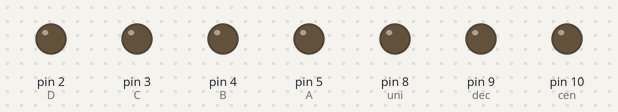
Bench run of a sketch on a simulated Arduino Uno, built with avr-gcc and run on an emulated ATmega328P. Shown: output pins drawn as LEDs (lit = HIGH).

Above: at 0.1 s.
At 5.05 s:
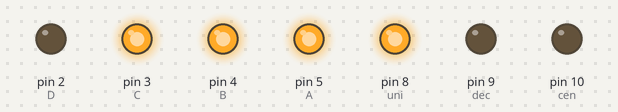
At 9.95 s:
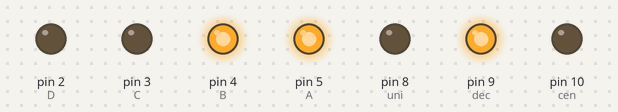
At 19.96 s:
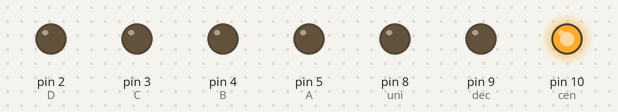
At 29.96 s:
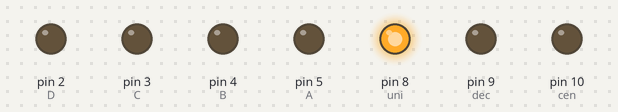
At 39.87 s:
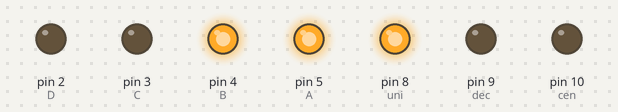
Timing chart, 0 to 40.0 s (numbered marks = the images above):
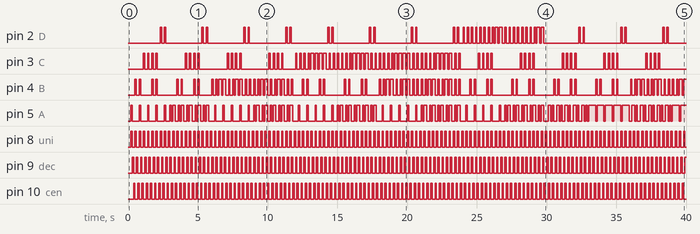

Measured:
- by itself, pin 2 (D): LOW → HIGH at 2.3 s, → LOW 0.10 s later, → HIGH 0.20 s later, → LOW 0.10 s later, … (84 changes in this stretch)
- by itself, pin 3 (C): LOW → HIGH at 1.1 s, → LOW 0.10 s later, → HIGH 0.20 s later, → LOW 0.10 s later, … (152 changes in this stretch)
- by itself, pin 4 (B): LOW → HIGH at 0.50 s, → LOW 0.10 s later, → HIGH 0.20 s later, → LOW 0.10 s later, … (171 changes in this stretch)
- by itself, pin 5 (A): LOW → HIGH at 0.20 s, → LOW 0.10 s later, → HIGH 0.50 s later, → LOW 0.10 s later, … (203 changes in this stretch)
- by itself, pin 8 (uni), pin 9 (dec), pin 10 (cen): alternates HIGH for 0.10 s and LOW for 0.20 s

The sketch:

Display7Segmentos.ino
```cpp
/*
 *      Universidad Técnica del Norte
 *              Fica-CIERCOM
 *       Sistemas Microprocesados
 *
 * Juan Carlos Tapia
 * Display 7 segmentos
 * Estimados estudiantes realizar un sistema que permita contar de forma automática
 *(sin pulsador, el sistema inicia y empieza a contar sin necesidad de una actividad del usuario)...
 * .. Del 1 al 200 mediante la multiplexación de displays.
 *
 *
 */
int A=5;
int B=4;
int C=3;
int D=2;
int i=0;
int dec=9;
int uni=8;
int cen=10;
int decenas;
int unidades;
int centenas;

void setup() {
  pinMode(A,OUTPUT);
  pinMode(B,OUTPUT);
  pinMode(C,OUTPUT);
  pinMode(D,OUTPUT);
  pinMode(dec,OUTPUT);
  pinMode(uni,OUTPUT);
  pinMode(cen,OUTPUT);
  delay(200);

}

void loop() {

    if(i<200){
      i++;
      centenas= (i% 1000)/100;      // Aplica el razonamiento de la decena pero en un x10 mayor. (Intente solo i/100 pero me saltaba un error al llegar a los cientos)
      decenas= (i % 100)/10;       // El i % 100 nos devuelve la unidad y decena, por lo cual el /10 nos devuelve solo el entero de la decena.
      unidades= i % 10;           // Nos devuelv el entero de dividir por 10, osea la unidad.

    }
   else{
      i=0;
      unidades=0;
      decenas=0;
      centenas=0;
    }

      digitalWrite(uni,HIGH);
  digitalWrite(dec,LOW);
  digitalWrite(cen,LOW);
  display(unidades);
  delay(100);

     digitalWrite(uni,LOW);
  digitalWrite(dec,HIGH);
  digitalWrite(cen,LOW);
  display(decenas);
  delay(100);

      digitalWrite(uni,LOW);
  digitalWrite(dec,LOW);
  digitalWrite(cen,HIGH);
  display(centenas);
  delay(100);

}

void display(int j){
  switch(j){

    case 0:
 //0
  digitalWrite(A,LOW);
  digitalWrite(B,LOW);
  digitalWrite(C,LOW);
  digitalWrite(D,LOW);

  break;

    case 1:
  //1
  digitalWrite(A,HIGH);
  digitalWrite(B,LOW);
  digitalWrite(C,LOW);
  digitalWrite(D,LOW);

  break;
    case 2:
  //2
  digitalWrite(A,LOW);
  digitalWrite(B,HIGH);
  digitalWrite(C,LOW);
  digitalWrite(D,LOW);

  break;

    case 3:
  //3
  digitalWrite(A,HIGH);
  digitalWrite(B,HIGH);
  digitalWrite(C,LOW);
  digitalWrite(D,LOW);

  break;

    case 4:
  //4
  digitalWrite(A,LOW);
  digitalWrite(B,LOW);
  digitalWrite(C,HIGH);
  digitalWrite(D,LOW);

  break;

    case 5:
  //5
  digitalWrite(A,HIGH);
  digitalWrite(B,LOW);
  digitalWrite(C,HIGH);
  digitalWrite(D,LOW);
  break;

    case 6:
  //6
  digitalWrite(A,LOW);
  digitalWrite(B,HIGH);
  digitalWrite(C,HIGH);
  digitalWrite(D,LOW);

  break;

    case 7:
  //7
  digitalWrite(A,HIGH);
  digitalWrite(B,HIGH);
  digitalWrite(C,HIGH);
  digitalWrite(D,LOW);

  break;

    case 8:
  //8
  digitalWrite(A,LOW);
  digitalWrite(B,LOW);
  digitalWrite(C,LOW);
  digitalWrite(D,HIGH);

    break;

    case 9:
  //9
  digitalWrite(A,HIGH);
  digitalWrite(B,LOW);
  digitalWrite(C,LOW);
  digitalWrite(D,HIGH);

   break;
  }
}
```
